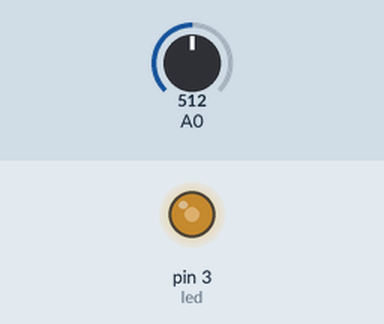
This sketch was run on a simulated Arduino Uno, built with avr-gcc and run on an emulated ATmega328P. On the bench: output pins drawn as LEDs (lit = HIGH). The test bench sets the inputs (shaded band); at power-on: A0 = 512.

Above: at 1.2 s.
1.3 s: A0 set to 716
At 2.5 s:
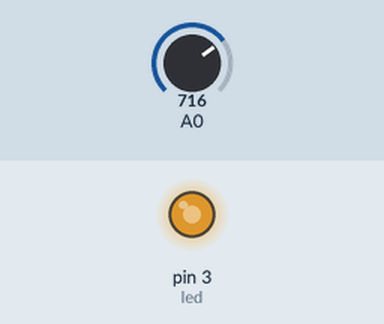
2.8 s: A0 set to 900
At 3.8 s:
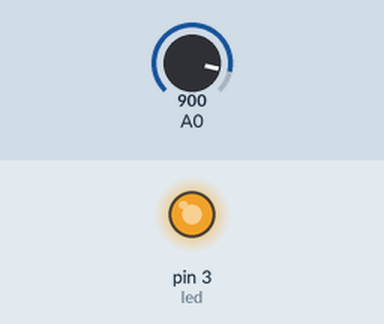
4.3 s: A0 set to 122
At 4.9 s:
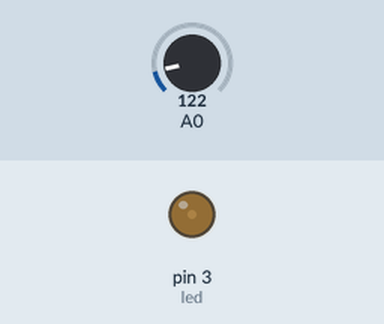
5.8 s: A0 set to 0
At 7.0 s:
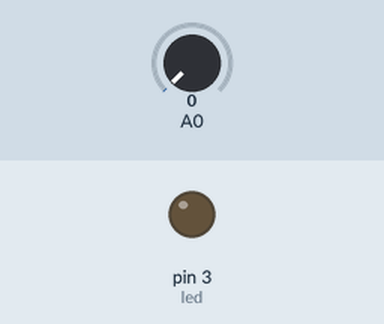
7.3 s: A0 set to 511
At 8.4 s:
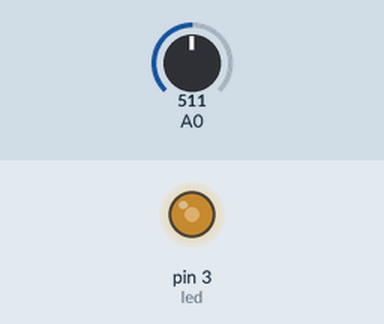
Timing chart, 0 to 9.8 s (numbered marks = the images above; inputs shaded):
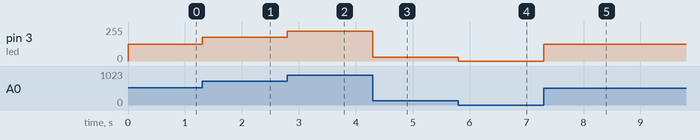

Measured:
- after the input at 1.3 s, pin 3 (led): 127/255 → 178/255 at once
- after the input at 2.8 s, pin 3 (led): 178/255 → 224/255 at once
- after the input at 4.3 s, pin 3 (led): 224/255 → 30/255 at once
- after the input at 5.8 s, pin 3 (led): 30/255 → 0/255 at once
- after the input at 7.3 s, pin 3 (led): 0/255 → 127/255 at once

The sketch:

Practice_4.ino
```cpp
int valor = 0, led = 3, intensidad = 0;

void setup() {
  pinMode(led, OUTPUT);
}

void loop() {
  valor = analogRead(A0);
  intensidad = map(valor,0,1024,0,255);
  analogWrite(led,intensidad);
}
```
